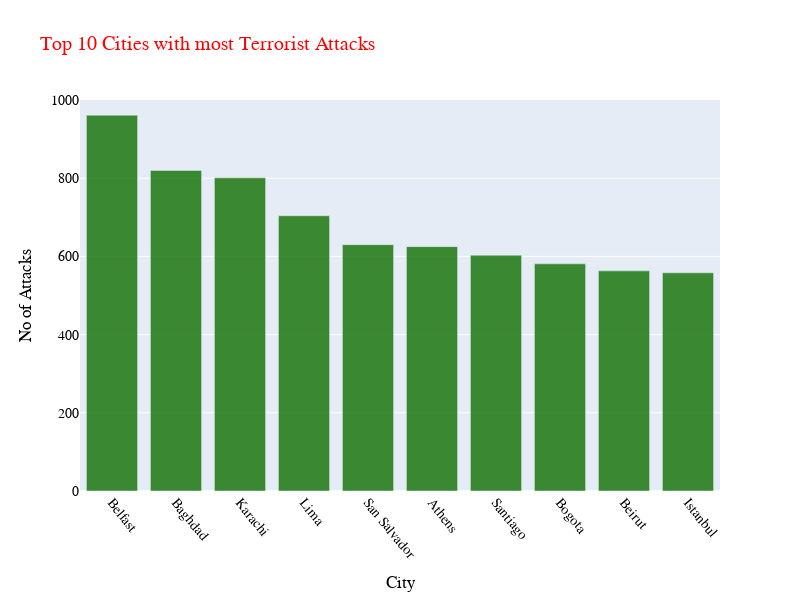

The code cell stored with this chart in its notebook:
### Markdown cell above
## -4)Top 10 Cities with most Terrorist Attacks

### Code cell
data2 =data.groupby("City").size().reset_index(name='total_attacks').sort_values(by='total_attacks', ascending=False).reset_index(drop=True)
data2 = data2[data2['City'] != 'Unknown']
data2 = data2[:10]
import plotly.graph_objs as go
# Creating trace1
trace1 = go.Bar(
                    x = data2.City,
                    y = data2.total_attacks,
                    name = "citations",
                    marker = dict(color = 'rgba(16, 112, 2, 0.8)'))

layout = dict(title = 'Top 10 Cities with most Terrorist Attacks',
              xaxis= dict(title= 'City',tickangle = 50),
              yaxis= dict(title= 'No of Attacks',range = [0,1000], tickangle = 0)
             )
plot = go.Figure(data = trace1,layout = layout)


plot.update_layout(
    font_family="Futura",
    title_font_family="Futura",
    title_font_color="red",
    legend_title_font_color="green",
    font=dict(
        size=14,
        color="Black"
    ),width=800, height=600
)

plot.show()

### Figure 1 — Plotly figure (JSON) as saved in the notebook; plotly's stock layout.template omitted (floating-point values rounded to 4 significant figures)
{"data": [{"marker": {"color": "rgba(16, 112, 2, 0.8)"}, "name": "citations", "type": "bar", "x": ["Belfast", "Baghdad", "Karachi", "Lima", "San Salvador", "Athens", "Santiago", "Bogota", "Beirut", "Istanbul"], "y": [961, 820, 801, 704, 630, 625, 603, 581, 563, 558]}], "layout": {"font": {"color": "Black", "family": "Futura", "size": 14}, "height": 600, "legend": {"title": {"font": {"color": "green"}}}, "title": {"font": {"color": "red", "family": "Futura"}, "text": "Top 10 Cities with most Terrorist Attacks"}, "width": 800, "xaxis": {"autorange": true, "range": [-0.5, 9.5], "tickangle": 50, "title": {"text": "City"}, "type": "category"}, "yaxis": {"range": [0, 1000], "tickangle": 0, "title": {"text": "No of Attacks"}, "type": "linear"}}}
